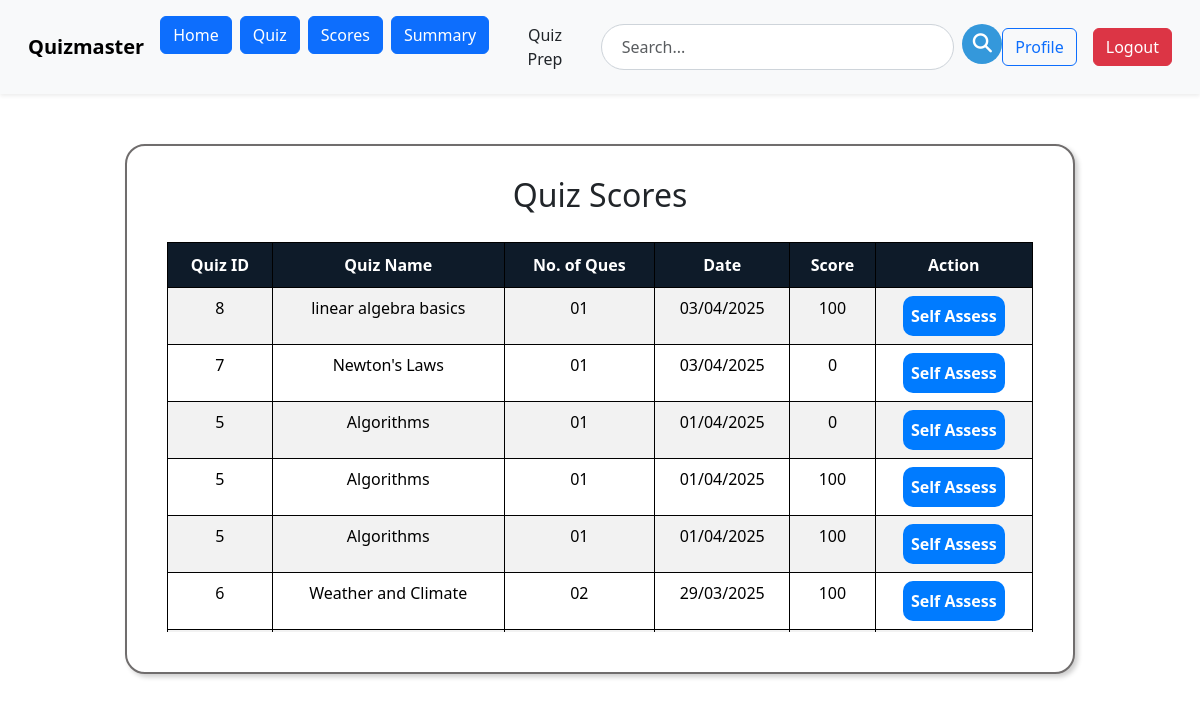
The app's page /user/scores (signed in), older data.
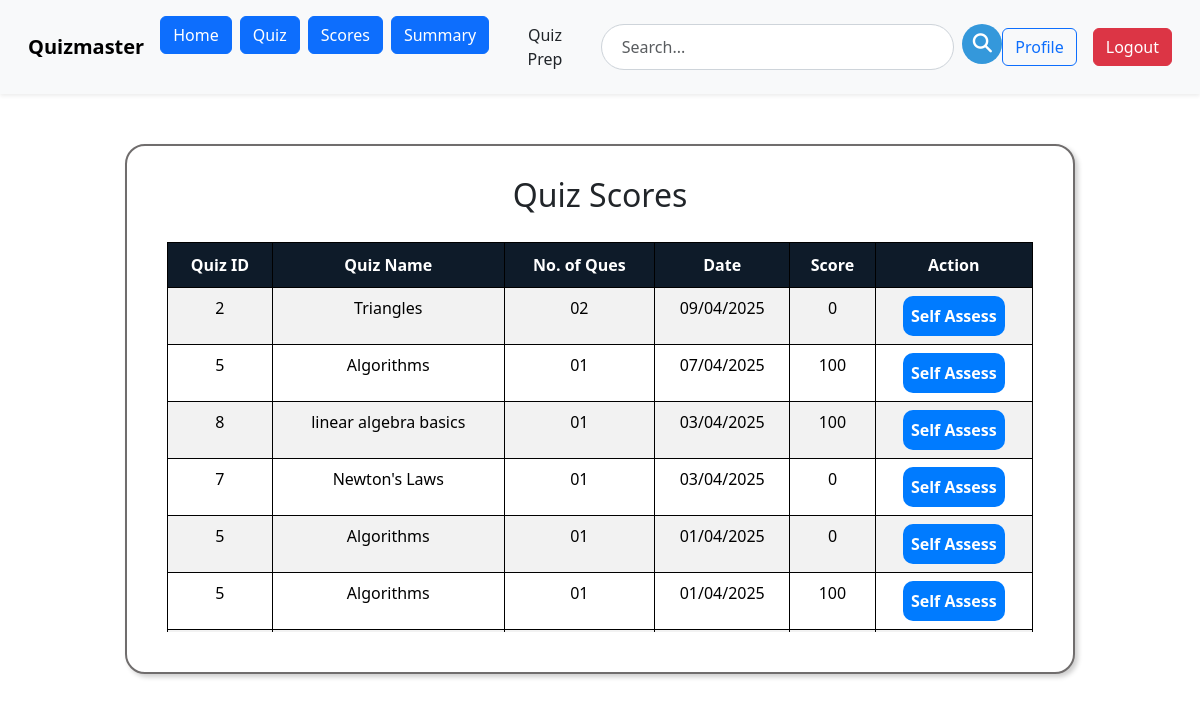
The same page, newer data.
### models.py (models this page shows)
class Scores(db.Model):
    id=db.Column(db.Integer, primary_key=True)
    time_stamp_of_attempt=db.Column(db.DateTime, nullable=False)
    score=db.Column(db.Integer, nullable=False)
    submitted_answers = db.Column(db.JSON, nullable=True)
    quiz_id=db.Column(db.Integer, db.ForeignKey('quiz.id'), nullable=False)
    user_id=db.Column(db.Integer, db.ForeignKey('user.id'), nullable=False)

class Quiz(db.Model):
    id=db.Column(db.Integer, primary_key=True)
    name = db.Column(db.String(100), nullable=False)
    description=db.Column(db.String(256), nullable=True)
    start_date=db.Column(db.Date, nullable=True)
    end_date=db.Column(db.Date, nullable=True)
    time_duration=db.Column(db.Time, nullable=True)
    remarks=db.Column(db.String(256), nullable=True)
    no_of_questions=db.Column(db.Integer, nullable=True)
    is_active=db.Column(db.Boolean, nullable=False, default=False)
    questions = db.relationship('Questions', backref='quiz', lazy=True)
    total_attempted=db.Column(db.Integer, nullable=False, default=0)
    scores = db.relationship('Scores', backref='quiz', lazy=True)
    subject_id=db.Column(db.Integer, db.ForeignKey('subject.id'), nullable=False)
    chapter_id= db.Column(db.Integer, db.ForeignKey('chapter.id'),nullable=False)

### routes.py (the view)
@app.route('/user/scores')
@auth_required
def scores():
    scores = Scores.query.filter_by(user_id=session.get('user_id')).order_by(Scores.time_stamp_of_attempt.desc()).all()
    return render_template('user/scores.html' ,scores=scores)

### routes.py (called while the page is built)
def auth_required(f):
    @wraps(f)
    def inner(*args, **kwargs):
        if 'user_id' not in session:
            flash('please login to continue')
            return redirect(url_for('login'))
        return f(*args, **kwargs)
    return inner

### templates/user/scores.html (shortened to what this page needs)
{% extends 'user/user_layout.html' %}
{% block content %}
<head>
    <link href="https://cdn.jsdelivr.net/npm/bootstrap@5.3.2/dist/css/bootstrap.min.css" rel="stylesheet">
</head>
<div class="score-container">
    <h2 class="text-center">Quiz Scores</h2>
    <div class="score-table">
        <table class="table table-bordered table-striped">
            <thead>
                <tr class="table-header">
                    <th>Quiz ID</th>
                    <th>Quiz Name</th>
                    <th>No. of Ques</th>
                    <th>Date</th>
                    <th>Score</th>
                    <th>Action</th>
                </tr>
            </thead>
            <tbody>
                {% for score in scores %}
                <tr>
                    <td>{{ score.quiz.id }}</td>
                    <td>{{ score.quiz.name }}</td>
                    <td>{{ "%02d"|format(score.quiz.no_of_questions) }}</td>
                    <td>{{ score.time_stamp_of_attempt.strftime('%d/%m/%Y') }}</td>
                    <td>{{ (score.score)|round(2) }}</td>
                    <td>
                        <a href="{{ url_for('self_assess', score_id=score.id) }}" class="self-assess-btn">Self Assess</a>
                    </td>
                </tr>
                {% endfor %}
            </tbody>
        </table>
    </div>
</div>
{% endblock %}

### templates/user/user_layout.html (shortened to what this page needs)
<!DOCTYPE html>
<html lang="en">
<head>
  <link href="https://cdn.jsdelivr.net/npm/bootstrap@5.3.2/dist/css/bootstrap.min.css" rel="stylesheet"
 />
  <link href="https://cdnjs.cloudflare.com/ajax/libs/font-awesome/6.5.1/css/all.min.css" rel="stylesheet"
 />
    <link href="https://cdn.jsdelivr.net/npm/bootstrap@5.3.2/dist/css/bootstrap.min.css" rel="stylesheet">
    <link href="https://cdnjs.cloudflare.com/ajax/libs/font-awesome/6.5.1/css/all.min.css" rel="stylesheet">
</head>
<body>
  <nav class="navbar navbar-expand-lg bg-body-tertiary shadow-sm p-3">
    <div class="container-fluid">
        <a class="navbar-brand fw-bold" href="">Quizmaster</a>
        <div class="collapse navbar-collapse" id="navbarNavDropdown">
            <ul class="navbar-nav">
                <li class="nav-item">
                    <a class="btn btn-primary me-2" href="{{ url_for('user_dashboard') }}">Home</a>
                </li>
                <li class="nav-item">
                    <a class="btn btn-primary me-2" href="{{ url_for('user_quiz') }}">Quiz</a>
                </li>
                <li class="nav-item">
                    <a class="btn btn-primary me-2" href="{{ url_for('scores') }}">Scores</a>
                </li>
                <li class="nav-item">
                    <a class="btn btn-primary me-2" href="{{ url_for('user_summary') }}">Summary</a>
                </li>
                <li class="nav-item">
                  <a class="btn btn-primary-outline me-2 " href="{{ url_for('ask_question') }}">Quiz Prep</a>
              </li>
            </ul>
            <form class="d-flex mx-auto search-bar-container" action="{{ url_for('user_search') }}" method="GET" style="width: 40%;">
              <input class="form-control search-input me-2" type="search" name="query" placeholder="Search..." aria-label="Search">
              <button class="btn search-btn" type="submit">
                  <i class="fas fa-search"></i>
              </button>
            </form>
            <ul class="navbar-nav ms-auto d-flex align-items-center">
                <li class="nav-item me-3">
                    <a class="btn btn-outline-primary" href="{{ url_for('profile') }}">Profile</a>
                </li>
                <li class="nav-item">
                    <a class="btn btn-danger" href="{{ url_for('logout') }}">Logout</a>
                </li>
            </ul>
        </div>
    </div>
</nav>
  <div class="container">{% block content %} {% endblock %}</div>
</body>
</html>

### templates/user/user_layout.html (style rules this page uses)
.search-bar-container { position: relative; }
.search-input { border-radius: 25px; padding: 10px 20px; border: 1px solid #ced4da; transition: box-shadow 0.3s ease, border-color 0.3s ease; }
.search-btn { background-color: #3498db; color: white; border: none; border-radius: 50%; width: 40px; height: 40px; display: flex; align-items: center; justify-content: center; transition: background-color 0.3s ease, transform 0.2s ease; }
.search-btn i { font-size: 1.2rem; }

### templates/user/scores.html (style rules this page uses)
.score-container { max-width: 950px; max-height: 800px; margin: 40px auto; margin-top: 50px; background: #ffffff; padding: 30px; border-radius: 20px; border: 2px solid rgb(112, 109, 109); box-shadow: 3px 3px 5px rgba(0, 0, 0, 0.2); text-align: center; }
.score-table { max-height: 400px; overflow-y: auto; border-radius: 8px; padding:10px; }
.table { width: 100%; border-collapse: collapse; background: white; padding: 10px; border-radius: 8px; padding-bottom: 30px; }
.table th { background-color: #0e1b29; color: white; padding: 10px; font-weight: bold; text-align: center; border: 1px solid black; }
.table td { border: 1px solid black; padding: 8px; text-align: center; font-size: 16px; }
tr:nth-child(even) { background-color: #f2f2f2; }
.self-assess-btn { background-color: #007bff; color: white; text-decoration: none; padding: 8px 8px; border-radius: 10px; display: inline-block; border: none; font-size: 16px; font-weight: bold; transition: all 0.3s ease; }
.text-center { text-align: center; padding-bottom: 10px; }
.search-bar-container { position: relative; }
.search-input { border-radius: 25px; padding: 10px 20px; border: 1px solid #ced4da; transition: box-shadow 0.3s ease, border-color 0.3s ease; }
.search-btn { background-color: #3498db; color: white; border: none; border-radius: 50%; width: 40px; height: 40px; display: flex; align-items: center; justify-content: center; transition: background-color 0.3s ease, transform 0.2s ease; }
.search-btn i { font-size: 1.2rem; }

Row changes from the older to the newer data that the page shows:
no longer on this page (row unchanged): Scores: quiz.id "5", quiz.name "Algorithms", {{ "%02d"|format(score.quiz.no_of_questions) }} "01", time_stamp_of_attempt "01/04/2025", score "100"
no longer on this page (row unchanged): Scores: quiz.id "6", quiz.name "Weather and Climate", time_stamp_of_attempt "29/03/2025", score "100"
added Scores: quiz.id "2", quiz.name "Triangles", time_stamp_of_attempt "09/04/2025", score "0"
added Scores: quiz.id "5", quiz.name "Algorithms", {{ "%02d"|format(score.quiz.no_of_questions) }} "01", time_stamp_of_attempt "07/04/2025", score "100"
